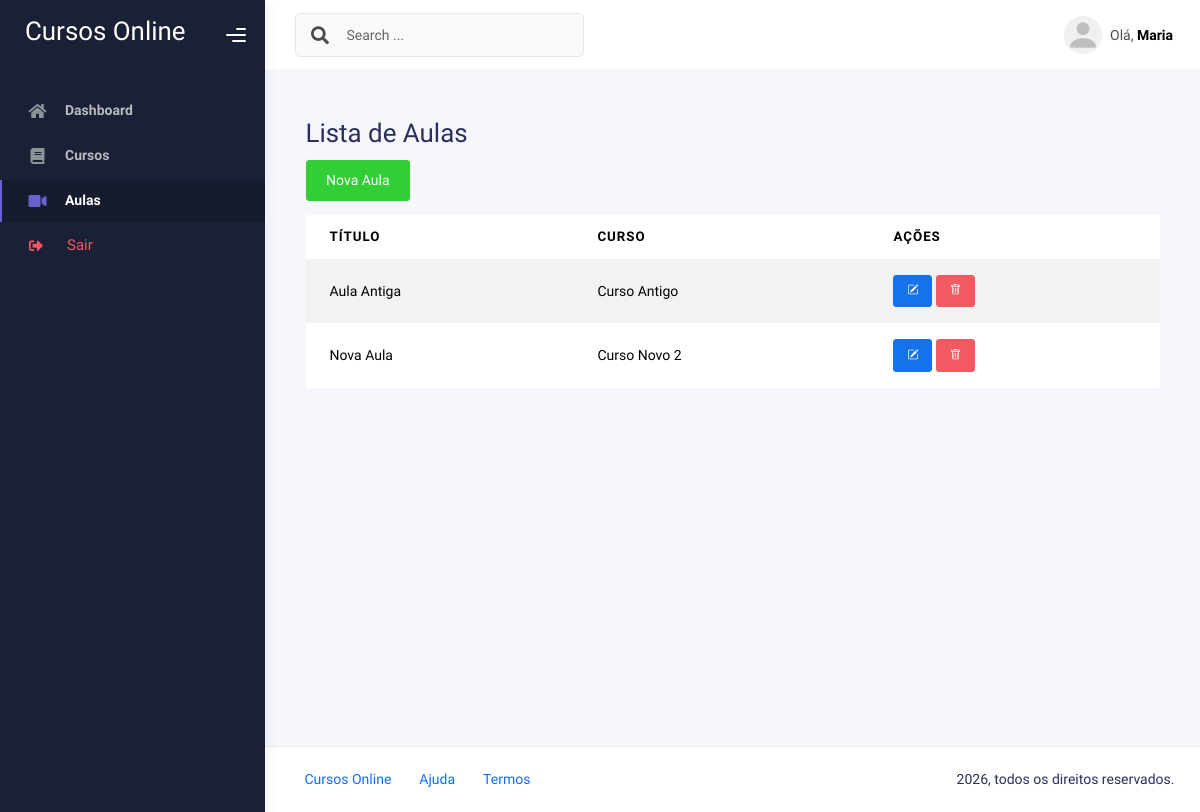
/aulas/ (signed in), run on the app's committed database.
### core/models.py (models this page shows, shortened)
class Aula(models.Model):
    curso = models.ForeignKey(Curso, on_delete=models.CASCADE, related_name='aulas')
    titulo = models.CharField(max_length=100)
    conteudo = models.TextField()
    video_url = models.URLField(blank=True, null=True)
    data_publicacao = models.DateTimeField(auto_now_add=True)

class Curso(models.Model):
    titulo = models.CharField(max_length=100)
    descricao = models.TextField()
    instrutor = models.ForeignKey(User, on_delete=models.CASCADE, related_name='cursos')
    data_criacao = models.DateTimeField(auto_now_add=True)

### core/views.py (the view)
# urls.py: path('aulas/', views.aula_list, name='aula_list'),
@login_required
def aula_list(request):
    aulas = Aula.objects.all()
    return render(request, 'core/aula_list.html', {'aulas': aulas})

### templates/core/aula_list.html (shortened to what this page needs)
{% extends 'base.html' %}
{% block content %}
  <div class="container mt-4">
    <h2>Lista de Aulas</h2>
    <a href="{% url 'aula_form' %}" class="btn btn-success mb-3">Nova Aula</a>
    <div class="table-responsive">
      <table class="table table-striped">
        <thead>
          <tr>
            <th data-label="Título">Título</th>
            <th data-label="Curso">Curso</th>
            <th data-label="Ações">Ações</th>
          </tr>
        </thead>
        <tbody>
          {% for aula in aulas %}
            <tr>
              <td data-label="Título">{{ aula.titulo }}</td>
              <td data-label="Curso">{{ aula.curso.titulo }}</td>
              <td data-label="Ações">
                <div class="table-actions">
                  <a href="{% url 'aula_edit' aula.pk %}" class="btn btn-sm btn-primary" title="Editar">
                    <i class="bi bi-pencil-square btn-action-icon"></i>
                  </a>
                  <a href="{% url 'aula_delete' aula.pk %}" class="btn btn-sm btn-danger" title="Excluir">
                    <i class="bi bi-trash btn-action-icon"></i>
                  </a>
                </div>
              </td>
            </tr>
          {% empty %}
            <tr>
              <td colspan="3">Nenhuma aula cadastrada.</td>
            </tr>
          {% endfor %}
        </tbody>
      </table>
    </div>
  </div>
{% endblock %}

### templates/base.html (shortened to what this page needs)
{% load static %}
<!DOCTYPE html>
<html lang="pt-br">
  <head>
    <link rel="stylesheet" href="{% static 'assets/css/bootstrap.min.css' %}" />
    <link rel="stylesheet" href="{% static 'assets/css/plugins.min.css' %}" />
    <link rel="stylesheet" href="{% static 'assets/css/kaiadmin.min.css' %}" />
    <link rel="stylesheet" href="{% static 'assets/css/demo.css' %}" />
    <link rel="stylesheet" href="{% static 'assets/css/mobile.css' %}" />
    <link rel="stylesheet" href="https://cdn.jsdelivr.net/npm/bootstrap-icons@1.8.0/font/bootstrap-icons.css">
  </head>
  <body>
    <div class="wrapper">
      {% if user.is_authenticated %}
      <div class="sidebar" data-background-color="dark">
        <div class="Cursos Online">
          <div class="logo-header" data-background-color="dark">
            <a href="{% url 'dashboard' %}" class="logo">
              <h2 style="color: white;">
                Cursos Online
              </h2>
            </a>
            <div class="nav-toggle">
              <button class="btn btn-toggle toggle-sidebar">
                <i class="gg-menu-right"></i>
              </button>
            </div>
          </div>
        </div>
        <div class="sidebar-wrapper scrollbar scrollbar-inner">
          <div class="sidebar-content">
            <ul class="nav nav-secondary">
              <li class="nav-item {% if request.resolver_match.url_name == 'dashboard' %}active{% endif %}">
                <a href="{% url 'dashboard' %}">
                  <i class="fas fa-home"></i>
                  <p>Dashboard</p>
                </a>
              </li>
              <li class="nav-item {% if 'curso' in request.resolver_match.url_name %}active{% endif %}">
                <a href="{% url 'curso_list' %}">
                  <i class="fas fa-book"></i>
                  <p>Cursos</p>
                </a>
              </li>
              <li class="nav-item {% if 'aula' in request.resolver_match.url_name %}active{% endif %}">
                <a href="{% url 'aula_list' %}">
                  <i class="fas fa-video"></i>
                  <p>Aulas</p>
                </a>
              </li>
             <li class="nav-item">
              <form action="{% url 'logout' %}" method="post" class="d-flex align-items-center w-100">
                <button type="submit" class="nav-link text-danger bg-transparent border-0 w-100 text-start d-flex justify-content-between align-items-center">
                  <div class="d-flex align-items-center" style="margin-left: 15px;">
                    <i class="fas fa-sign-out-alt"></i>
                    <p class="mb-0 ms-3">Sair</p>
                  </div>
                </button>
              </form>
            </li>
            </ul>
          </div>
        </div>
      </div>
      {% endif %}
      <div class="main-panel">
        <div class="main-header">
          <nav class="navbar navbar-header navbar-header-transparent navbar-expand-lg border-bottom">
            <div class="container-fluid">
              <nav class="navbar navbar-header-left navbar-expand-lg navbar-form nav-search p-0 d-none d-lg-flex">
                <div class="input-group">
                  <div class="input-group-prepend">
                    <button type="submit" class="btn btn-search pe-1">
                      <i class="fa fa-search search-icon"></i>
                    </button>
                  </div>
                  <input
                    type="text"
                    placeholder="Search ..."
                    class="form-control"
                  />
                </div>
              </nav>
              <ul class="navbar-nav topbar-nav ms-md-auto align-items-center">
                {% if user.is_authenticated %}
                <li class="nav-item topbar-user dropdown hidden-caret">
                  <a
                    class="dropdown-toggle profile-pic"
                    data-bs-toggle="dropdown"
                    href="#"
                    aria-expanded="false"
                  >
                    <div class="avatar-sm">
                      <img
                        src="{% static 'assets/img/profile.png' %}"
                        alt="..."
                        class="avatar-img rounded-circle"
                      />
                    </div>
                    <span class="profile-username">
                      <span class="op-7">Olá,</span>
                      <span class="fw-bold">{{ user.username }}</span>
                    </span>
                  </a>
                </li>
                {% endif %}
              </ul>
            </div>
          </nav>
        </div>
        <div class="container">
          <div class="page-inner">
            {% block content %}
            {% endblock %}
          </div>
        </div>
        <footer class="footer">
          <div class="container-fluid d-flex justify-content-between">
            <nav class="pull-left">
              <ul class="nav">
                <li class="nav-item">
                  <a class="nav-link" href="#">
                    Cursos Online
                  </a>
                </li>
                <li class="nav-item">
                  <a class="nav-link" href="#"> Ajuda </a>
                </li>
                <li class="nav-item">
                  <a class="nav-link" href="#"> Termos </a>
                </li>
              </ul>
            </nav>
            <div class="copyright">
              {% now "Y" %}, todos os direitos reservados.
            </div>
          </div>
        </footer>
  </body>
</html>

### static/assets/css/demo.css (style rules this page uses)
.nav-secondary .nav-item .nav-link { display: flex; align-items: center; justify-content: space-between; }
.nav-secondary .nav-item .nav-link i { margin-right: 10px; }

### data on the page
Aula: titulo "Aula Antiga", curso.titulo "Curso Antigo"
Aula: titulo "Nova Aula", curso.titulo "Curso Novo 2"

### other printed values
{{ user.username }} "Maria"
